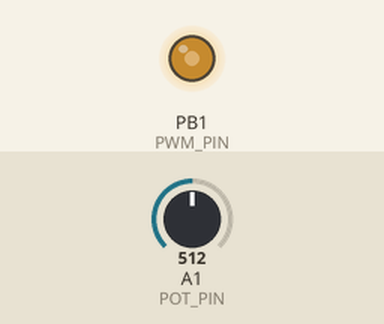
This sketch was run on a simulated ATtiny85, built with avr-gcc and run on an emulated ATtiny85. On the bench: output pins drawn as LEDs (lit = HIGH). The test bench sets the inputs (shaded band); at power-on: A1 (POT_PIN) = 512.

Above: at 1.2 s.
1.3 s: A1 (POT_PIN) set to 306
At 2.0 s:
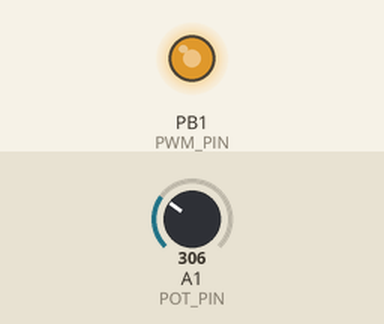
3.0 s: A1 (POT_PIN) set to 122
At 3.8 s:
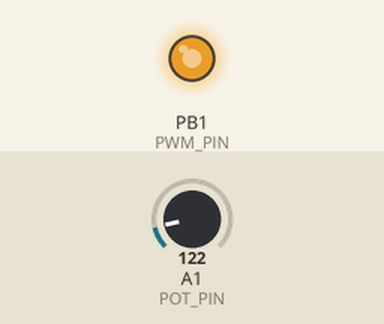
4.5 s: A1 (POT_PIN) set to 900
At 6.0 s:
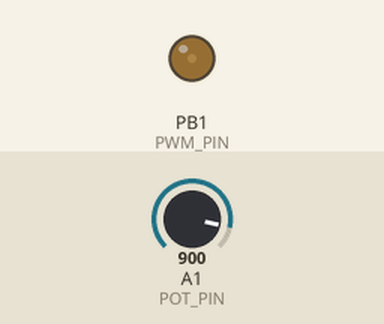
Timing chart, 0 to 7.5 s (numbered marks = the images above; inputs shaded):
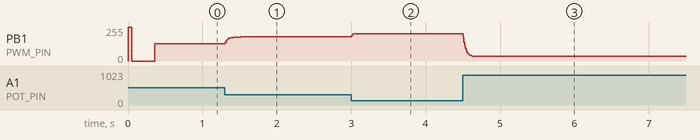

Measured:
- after the input at 1.3 s, PB1 (PWM_PIN): moves from 128/255 to 183/255 over 0.20 s, starting at once
- after the input at 3.0 s, PB1 (PWM_PIN): 183/255 → 205/255 at once
- after the input at 4.5 s, PB1 (PWM_PIN): moves from 205/255 to 34/255 over 0.15 s, starting at once

The sketch:

pwn-fan-control.ino
```cpp
/*
  ATtiny85 4-wire PWM fan control
  - Supply: 3x AA alkaline, nominally 4.5V and falling during discharge
  - Fan PWM pin: open-collector via BC547; fan power remains connected
  - PWM output: PB1 (physical pin 6) = OC1A
  - Pot input:  PB2 (physical pin 7) = ADC1
  - PWM frequency: 25 kHz (F_CPU=8MHz, prescaler=2, OCR1C=159)

  Arduino IDE:
  - Use ATTinyCore, select ATtiny85, 8 MHz internal, millis()/micros() enabled
  - Set the clock fuses using "Burn Bootloader" with the ISP programmer
  - Timer1 is reserved for this PWM output: do not use tone() or analogWrite()
  - 0% PWM requests stop; whether the fan actually stops is model-dependent
  - Minimum duty and kick duration require testing on the actual fan
*/

#include <Arduino.h>
#include <avr/interrupt.h>

#if !defined(__AVR_ATtiny85__)
#error "This sketch requires an ATtiny85."
#endif
#if F_CPU != 8000000UL
#error "Select 8 MHz internal and set the matching clock fuses."
#endif
#ifdef DISABLEMILLIS
#error "Enable millis()/micros() in ATTinyCore."
#endif

static const uint8_t PWM_PIN = 1;        // Arduino "1" = PB1 (physical pin 6)
static const uint8_t POT_PIN = A1;       // A1 = ADC1 = PB2 (physical pin 7)

// Timer1 TOP for 25 kHz at 8 MHz with prescaler=2:
// f = 8,000,000 / (2 * (TOP+1)) => TOP=159
static const uint8_t TOP = 159;

// Practical behavior tuning:
static const uint8_t MIN_CMD_PERCENT = 20;   // provisional minimum running duty
static const uint16_t KICK_MS = 300;         // startup kick duration
static const uint8_t START_THRESHOLD = 8;    // start at or above this pot percentage
static const uint8_t STOP_THRESHOLD = 5;     // request stop at or below this percentage
static const uint8_t SAMPLE_MS = 10;
static const uint16_t START_ADC = (1023UL * START_THRESHOLD + 99) / 100;
static const uint16_t STOP_ADC = 1023UL * STOP_THRESHOLD / 100;

static_assert(STOP_THRESHOLD < START_THRESHOLD, "Hysteresis thresholds must differ.");
static_assert(START_THRESHOLD <= MIN_CMD_PERCENT && MIN_CMD_PERCENT <= 100,
              "Invalid minimum running duty.");

// Fixed-point ADC filter: eight fractional bits, 1/4 of each new error applied.
static int32_t filteredAdcQ8 = 0;
static uint32_t lastSampleMs = 0;
static uint32_t kickStartedMs = 0;
static bool running = false;
static bool kicking = false;

static void setupPwm25kHz_Timer1_OC1A()
{
  const uint8_t savedSreg = SREG;
  cli();
  TCCR1 = 0;                       // stop Timer1 and disconnect its outputs
  GTCCR = 0;                       // no complementary channel B or dead time
  PLLCSR &= ~(1 << PCKE);          // Timer1 uses CPU clock, not the 64 MHz PLL
  TIMSK &= ~((1 << OCIE1A) | (1 << OCIE1B) | (1 << TOIE1));
  TCNT1 = 0;

  // Preload the port high before enabling the output: BC547 pulls fan PWM low.
  digitalWrite(PWM_PIN, HIGH);
  pinMode(PWM_PIN, OUTPUT);
  OCR1C = TOP;
  OCR1A = TOP;                     // steady high at ATtiny = 0% fan command

  // Timer1 control:
  // - PWM1A = 1 enable PWM on OC1A (PB1)
  // - COM1A1:COM1A0 = 10 => clear OC1A on compare match (non-inverting behavior for OC1A)
  // - CS1[3:0] = 0010 => prescaler 2
  TCCR1 = (1 << PWM1A) | (1 << COM1A1) | (1 << CS11);
  SREG = savedSreg;
}

static void setFanCommandPercent(uint8_t cmdPercent)
{
  // cmdPercent = 0..100 means "fan PWM pin high" duty 0..100 (faster with higher)
  if (cmdPercent > 100) cmdPercent = 100;

  // Inversion compensation for open-collector NPN:
  // We want FAN_PWM_HIGH_DUTY = cmdPercent.
  // Our ATtiny OC1A drives the NPN base; OC1A high => fan PWM LOW.
  // Therefore: ATtiny_high_duty = 100 - cmdPercent.
  uint8_t attinyPercent = 100 - cmdPercent;

  // Timer1 explicitly supports steady low at OCR1A=0 and steady high at TOP.
  if (cmdPercent == 0) {
    OCR1A = TOP;
  } else if (cmdPercent == 100) {
    OCR1A = 0;
  } else {
    // Round to the closest timer count; intermediate commands stay in PWM mode.
    uint16_t counts = ((uint16_t)attinyPercent * (TOP + 1) + 50) / 100;
    if (counts >= TOP) counts = TOP - 1;
    OCR1A = (uint8_t)counts;
  }
}

void setup()
{
  setupPwm25kHz_Timer1_OC1A();

  // ADC input pin for pot
  pinMode(POT_PIN, INPUT);

  // One-time settling delay, then seed the filter from the real pot position.
  delay(50);
  filteredAdcQ8 = (int32_t)analogRead(POT_PIN) << 8;
  lastSampleMs = millis() - SAMPLE_MS;
}

void loop()
{
  const uint32_t now = millis();
  if ((uint32_t)(now - lastSampleMs) < SAMPLE_MS) return;
  lastSampleMs = now;

  const uint16_t adc = analogRead(POT_PIN);
  filteredAdcQ8 += (((int32_t)adc << 8) - filteredAdcQ8) / 4;
  const uint16_t filteredAdc = (filteredAdcQ8 + 128) >> 8;

  // The raw stop check lets a turn to minimum cancel a kick at the next sample,
  // without waiting for the filter. Hysteresis prevents immediate restarting.
  if (adc <= STOP_ADC || filteredAdc <= STOP_ADC) {
    running = false;
    kicking = false;
    filteredAdcQ8 = (int32_t)adc << 8;
    setFanCommandPercent(0);
    return;
  }

  if (!running) {
    if (filteredAdc < START_ADC) {
      setFanCommandPercent(0);
      return;
    }
    running = true;
    kicking = true;
    kickStartedMs = now;
  }

  if (kicking && (uint32_t)(now - kickStartedMs) < KICK_MS) {
    setFanCommandPercent(100);
    return;
  }
  kicking = false;

  uint8_t cmdPercent = (uint32_t)filteredAdc * 100 / 1023;
  if (cmdPercent < MIN_CMD_PERCENT) cmdPercent = MIN_CMD_PERCENT;
  setFanCommandPercent(cmdPercent);
}
```
